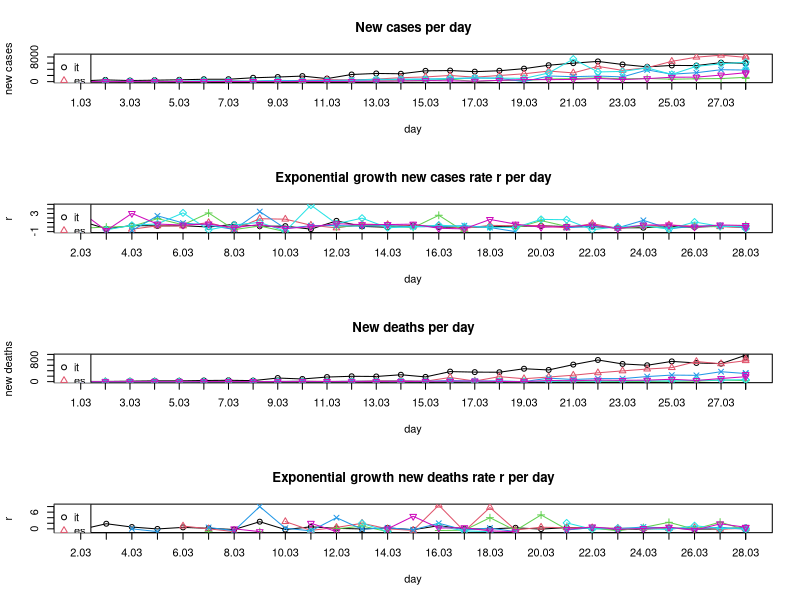

Generate this figure with R:
## Exponential growth
# y = a * (1 + r)^x
# a = initial value (the amount before measuring growth or decay)
# r = growth or decay rate (most often represented as a percentage and expressed as a decimal)
# x = number of time intervals that have passed
# (y/a)^(1/x) - 1 = r

BASE_DIR <- "~/covid-19/"
setwd(BASE_DIR)

## March: New confirmed covid-19 cases per day. Data taken from daily situation reports from the WHO website.
days <- c('01.03','02.03','03.03','04.03','05.03','06.03','07.03',
          '08.03','09.03','10.03','11.03','12.03','13.03','14.03',
          '15.03','16.03','17.03','18.03','19.03','20.03','21.03',
          '22.03','23.03','24.03','25.03','26.03','27.03','28.03',
          '28.03')
it <- c(240,561,347,466,587,769,778,1247,1492,1797,977,2313,2651,
        2547,3497,3590,3233,3526,4207,5322,5986,6557,5560,4789,5249,
        5210,6153,5959,5974)
es <- c(13,0,69,37,47,59,117,56,159,435,615,501,825,1266,1522,2000,
        1438,1987,2538,3431,2833,4946,3646,4517,6584,7937,8578,7871,
        8189)
ch <- c(8,6,6,7,20,30,123,55,68,0,159,154,213,267,234,841,0,450,353,
        853,977,1237,894,1044,774,925,1000,1390,1048)
fr <- c(43,0,91,21,73,138,193,93,410,286,372,495,591,780,829,911,
        1193,1079,0,1834,1598,1821,1525,3794,2410,2895,3866,3756,
        4603)
de <- c(0,72,28,39,66,272,105,156,317,27,157,271,802,693,733,1043,
        1174,1144,1042,2801,7324,3140,3311,4438,2342,4954,5780,6294,
        3965)
uk <- c(3,13,3,12,20,29,49,43,67,46,50,87,134,208,342,251,152,407,
        672,647,706,1035,669,967,1427,1452,2129,2885,2546)
all_countries <- list(it,es,ch,fr,de,uk)

## March: New confirmed covid-19 deaths per day. Data taken from daily situation reports from the WHO website.
it_d <- c(8,6,17,28,27,41,49,37,132,97,168,196,189,252,173,368,349,
          345,473,429,625,795,649,601,743,685,660,971,887)
es_d <- c(0,0,0,0,1,2,2,0,5,18,8,12,36,36,16,152,21,182,107,169,
          235,324,394,462,514,738,655,769,832)
ch_d <- c(0,0,0,0,0,1,0,1,0,0,1,1,2,0,5,2,1,5,2,12,10,13,4,6,20,17,
          58,36,38)
fr_d <- c(0,0,1,1,0,2,3,1,9,11,3,15,13,18,12,36,21,27,0,128,78,112,
          112,186,240,231,364,297,319)
de_d <- c(0,0,0,0,0,0,0,0,0,2,0,1,3,0,2,4,1,0,0,8,25,22,27,32,23,49,
          55,72,64)
uk_d <- c(0,0,0,0,0,0,1,1,0,1,3,0,2,2,11,14,20,5,0,41,33,56,48,54,
          87,41,115,181,260)
all_countries_d <- list(it_d,es_d,ch_d,fr_d,de_d,uk_d)

## Computing exponential growth rates r
compute_r <- function(y, t, x){
  r <- c()
  for(i in 2:length(t)){
    new_r <- (y[i] / y[i-1])^(1/x) - 1
    if(abs(new_r) %in% c(Inf, NaN)) new_r <- NA
    r <- c(r, new_r)
  }
  return(r)
}

r_it <- compute_r(it, days, 1)
r_es <- compute_r(es, days, 1)
r_ch <- compute_r(ch, days, 1)
r_fr <- compute_r(fr, days, 1)
r_de <- compute_r(de, days, 1)
r_uk <- compute_r(uk, days, 1)
all_countries_r <- list(r_it,r_es,r_ch,r_fr,r_de,r_uk)

r_it_d <- compute_r(it_d, days, 1)
r_es_d <- compute_r(es_d, days, 1)
r_ch_d <- compute_r(ch_d, days, 1)
r_fr_d <- compute_r(fr_d, days, 1)
r_de_d <- compute_r(de_d, days, 1)
r_uk_d <- compute_r(uk_d, days, 1)
all_countries_r_d <- list(r_it_d,r_es_d,r_ch_d,r_fr_d,r_de_d,r_uk_d)

## Plotting
all_countries_names <- c('it','es','ch','fr','de','uk')
colors <- 1:length(all_countries_names)
pchs <- 1:length(all_countries_names)

pdf('figures/static-new-cases-with-growth-rate.pdf', height = 10, paper = 'a4')

par(mfrow=c(4,1))

# New cases per day
plot(days, unlist(all_countries[1]), main='New cases per day', type='o',
     ylim=c(0,max(unlist(all_countries),na.rm=T)),
     xaxt="n", col=colors[1], pch=pchs[1], ylab='new cases', xlab='day')
axis(1, at=days, labels=T)
for(i in 2:length(all_countries)){
  lines(days, unlist(all_countries[i]), type='o', col=colors[i], pch=pchs[i])
}
legend('topleft',legend=all_countries_names,col=colors,pch=pchs)

# Exponential growth new cases rate r per day
plot(days[-1], unlist(all_countries_r[1]), main='Exponential growth new cases rate r per day', type='o',
     ylim=c(min(unlist(all_countries_r),na.rm=T), max(unlist(all_countries_r),na.rm=T)),
     xaxt="n", col=colors[1], pch=pchs[1], ylab='r', xlab='day')
axis(1, at=days[-1], labels=T)
for(i in 2:length(all_countries_r)){
  lines(days[-1], unlist(all_countries_r[i]), type='o', col=colors[i], pch=pchs[i])
}
legend('topleft',legend=all_countries_names,col=colors,pch=pchs)


# New deaths per day
plot(days, unlist(all_countries_d[1]), main='New deaths per day', type='o',
     ylim=c(0,max(unlist(all_countries_d),na.rm=T)),
     xaxt="n", col=colors[1], pch=pchs[1], ylab='new deaths', xlab='day')
axis(1, at=days, labels=T)
for(i in 2:length(all_countries_d)){
  lines(days, unlist(all_countries_d[i]), type='o', col=colors[i], pch=pchs[i])
}
legend('topleft',legend=all_countries_names,col=colors,pch=pchs)

# Exponential growth new deaths rate r per day
plot(days[-1], unlist(all_countries_r_d[1]), main='Exponential growth new deaths rate r per day', type='o',
     ylim=c(min(unlist(all_countries_r_d),na.rm=T), max(unlist(all_countries_r_d),na.rm=T)),
     xaxt="n", col=colors[1], pch=pchs[1], ylab='r', xlab='day')
axis(1, at=days[-1], labels=T)
for(i in 2:length(all_countries_r_d)){
  lines(days[-1], unlist(all_countries_r_d[i]), type='o', col=colors[i], pch=pchs[i])
}
legend('topleft',legend=all_countries_names,col=colors,pch=pchs)

dev.off <- dev.off()
